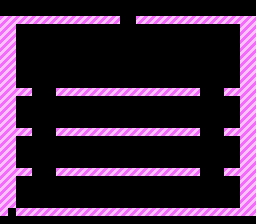

Rendered tile map (Tiled .tmx) drawn with the repository's tilesets; below, a short description and the full map source, tile grids included:
An orthogonal 32x28 tile map with 8x8 px tiles, 2 tile layers (Tile Layer 1, Tile Layer 2).

<map version="1.2" tiledversion="1.2.3" orientation="orthogonal" renderorder="right-down" width="32" height="28" tilewidth="8" tileheight="8" infinite="0" nextlayerid="8" nextobjectid="1">
 <tileset firstgid="1" source="tileset.tsx" />
 <layer id="1" name="Tile Layer 1" width="32" height="28">
  <data encoding="csv">
0,0,0,0,0,0,0,0,0,0,0,0,0,0,0,0,0,0,0,0,0,0,0,0,0,0,0,0,0,0,0,0,
0,0,0,0,0,0,0,0,0,0,0,0,0,0,0,0,0,0,0,0,0,0,0,0,0,0,0,0,0,0,0,0,
1,1,0,0,0,0,0,0,0,0,0,0,0,0,0,0,0,0,0,0,0,0,0,0,0,0,0,0,0,0,1,1,
1,1,0,0,0,0,0,0,0,0,0,0,0,0,0,0,0,0,0,0,0,0,0,0,0,0,0,0,0,0,1,1,
1,1,0,0,0,0,0,0,0,0,0,0,0,0,0,0,0,0,0,0,0,0,0,0,0,0,0,0,0,0,1,1,
1,1,0,0,0,0,0,0,0,0,0,0,0,0,0,0,0,0,0,0,0,0,0,0,0,0,0,0,0,0,1,1,
1,1,0,0,0,0,0,0,0,0,0,0,0,0,0,0,0,0,0,0,0,0,0,0,0,0,0,0,0,0,1,1,
1,1,0,0,0,0,0,0,0,0,0,0,0,0,0,0,0,0,0,0,0,0,0,0,0,0,0,0,0,0,1,1,
1,1,0,0,0,0,0,0,0,0,0,0,0,0,0,0,0,0,0,0,0,0,0,0,0,0,0,0,0,0,1,1,
1,1,0,0,0,0,0,0,0,0,0,0,0,0,0,0,0,0,0,0,0,0,0,0,0,0,0,0,0,0,1,1,
1,1,0,0,0,0,0,0,0,0,0,0,0,0,0,0,0,0,0,0,0,0,0,0,0,0,0,0,0,0,1,1,
1,1,0,0,0,0,0,0,0,0,0,0,0,0,0,0,0,0,0,0,0,0,0,0,0,0,0,0,0,0,1,1,
1,1,0,0,0,0,0,0,0,0,0,0,0,0,0,0,0,0,0,0,0,0,0,0,0,0,0,0,0,0,1,1,
1,1,0,0,0,0,0,0,0,0,0,0,0,0,0,0,0,0,0,0,0,0,0,0,0,0,0,0,0,0,1,1,
1,1,0,0,0,0,0,0,0,0,0,0,0,0,0,0,0,0,0,0,0,0,0,0,0,0,0,0,0,0,1,1,
1,1,0,0,0,0,0,0,0,0,0,0,0,0,0,0,0,0,0,0,0,0,0,0,0,0,0,0,0,0,1,1,
1,1,0,0,0,0,0,0,0,0,0,0,0,0,0,0,0,0,0,0,0,0,0,0,0,0,0,0,0,0,1,1,
1,1,0,0,0,0,0,0,0,0,0,0,0,0,0,0,0,0,0,0,0,0,0,0,0,0,0,0,0,0,1,1,
1,1,0,0,0,0,0,0,0,0,0,0,0,0,0,0,0,0,0,0,0,0,0,0,0,0,0,0,0,0,1,1,
1,1,0,0,0,0,0,0,0,0,0,0,0,0,0,0,0,0,0,0,0,0,0,0,0,0,0,0,0,0,1,1,
1,1,0,0,0,0,0,0,0,0,0,0,0,0,0,0,0,0,0,0,0,0,0,0,0,0,0,0,0,0,1,1,
1,1,0,0,0,0,0,0,0,0,0,0,0,0,0,0,0,0,0,0,0,0,0,0,0,0,0,0,0,0,1,1,
1,1,0,0,0,0,0,0,0,0,0,0,0,0,0,0,0,0,0,0,0,0,0,0,0,0,0,0,0,0,1,1,
1,1,0,0,0,0,0,0,0,0,0,0,0,0,0,0,0,0,0,0,0,0,0,0,0,0,0,0,0,0,1,1,
1,1,0,0,0,0,0,0,0,0,0,0,0,0,0,0,0,0,0,0,0,0,0,0,0,0,0,0,0,0,1,1,
1,1,0,0,0,0,0,0,0,0,0,0,0,0,0,0,0,0,0,0,0,0,0,0,0,0,0,0,0,0,1,1,
1,0,0,0,0,0,0,0,0,0,0,0,0,0,0,0,0,0,0,0,0,0,0,0,0,0,0,0,0,0,1,1,
0,0,0,0,0,0,0,0,0,0,0,0,0,0,0,0,0,0,0,0,0,0,0,0,0,0,0,0,0,0,0,0
</data>
 </layer>
 <layer id="4" name="Tile Layer 2" width="32" height="28">
  <data encoding="csv">
0,0,0,0,0,0,0,0,0,0,0,0,0,0,0,0,0,0,0,0,0,0,0,0,0,0,0,0,0,0,0,0,
0,0,0,0,0,0,0,0,0,0,0,0,0,0,0,0,0,0,0,0,0,0,0,0,0,0,0,0,0,0,0,0,
0,0,1,1,1,1,1,1,1,1,1,1,1,1,1,0,0,1,1,1,1,1,1,1,1,1,1,1,1,1,0,0,
0,0,0,0,0,0,0,0,0,0,0,0,0,0,0,0,0,0,0,0,0,0,0,0,0,0,0,0,0,0,0,0,
0,0,0,0,0,0,0,0,0,0,0,0,0,0,0,0,0,0,0,0,0,0,0,0,0,0,0,0,0,0,0,0,
0,0,0,0,0,0,0,0,0,0,0,0,0,0,0,0,0,0,0,0,0,0,0,0,0,0,0,0,0,0,0,0,
0,0,0,0,0,0,0,0,0,0,0,0,0,0,0,0,0,0,0,0,0,0,0,0,0,0,0,0,0,0,0,0,
0,0,0,0,0,0,0,0,0,0,0,0,0,0,0,0,0,0,0,0,0,0,0,0,0,0,0,0,0,0,0,0,
0,0,0,0,0,0,0,0,0,0,0,0,0,0,0,0,0,0,0,0,0,0,0,0,0,0,0,0,0,0,0,0,
0,0,0,0,0,0,0,0,0,0,0,0,0,0,0,0,0,0,0,0,0,0,0,0,0,0,0,0,0,0,0,0,
0,0,0,0,0,0,0,0,0,0,0,0,0,0,0,0,0,0,0,0,0,0,0,0,0,0,0,0,0,0,0,0,
0,0,1,1,0,0,0,1,1,1,1,1,1,1,1,1,1,1,1,1,1,1,1,1,1,0,0,0,1,1,0,0,
0,0,0,0,0,0,0,0,0,0,0,0,0,0,0,0,0,0,0,0,0,0,0,0,0,0,0,0,0,0,0,0,
0,0,0,0,0,0,0,0,0,0,0,0,0,0,0,0,0,0,0,0,0,0,0,0,0,0,0,0,0,0,0,0,
0,0,0,0,0,0,0,0,0,0,0,0,0,0,0,0,0,0,0,0,0,0,0,0,0,0,0,0,0,0,0,0,
0,0,0,0,0,0,0,0,0,0,0,0,0,0,0,0,0,0,0,0,0,0,0,0,0,0,0,0,0,0,0,0,
0,0,1,1,0,0,0,1,1,1,1,1,1,1,1,1,1,1,1,1,1,1,1,1,1,0,0,0,1,1,0,0,
0,0,0,0,0,0,0,0,0,0,0,0,0,0,0,0,0,0,0,0,0,0,0,0,0,0,0,0,0,0,0,0,
0,0,0,0,0,0,0,0,0,0,0,0,0,0,0,0,0,0,0,0,0,0,0,0,0,0,0,0,0,0,0,0,
0,0,0,0,0,0,0,0,0,0,0,0,0,0,0,0,0,0,0,0,0,0,0,0,0,0,0,0,0,0,0,0,
0,0,0,0,0,0,0,0,0,0,0,0,0,0,0,0,0,0,0,0,0,0,0,0,0,0,0,0,0,0,0,0,
0,0,1,1,0,0,0,1,1,1,1,1,1,1,1,1,1,1,1,1,1,1,1,1,1,0,0,0,1,1,0,0,
0,0,0,0,0,0,0,0,0,0,0,0,0,0,0,0,0,0,0,0,0,0,0,0,0,0,0,0,0,0,0,0,
0,0,0,0,0,0,0,0,0,0,0,0,0,0,0,0,0,0,0,0,0,0,0,0,0,0,0,0,0,0,0,0,
0,0,0,0,0,0,0,0,0,0,0,0,0,0,0,0,0,0,0,0,0,0,0,0,0,0,0,0,0,0,0,0,
0,0,0,0,0,0,0,0,0,0,0,0,0,0,0,0,0,0,0,0,0,0,0,0,0,0,0,0,0,0,0,0,
0,0,1,1,1,1,1,1,1,1,1,1,1,1,1,1,1,1,1,1,1,1,1,1,1,1,1,1,1,1,0,0,
0,0,0,0,0,0,0,0,0,0,0,0,0,0,0,0,0,0,0,0,0,0,0,0,0,0,0,0,0,0,0,0
</data>
 </layer>
</map>